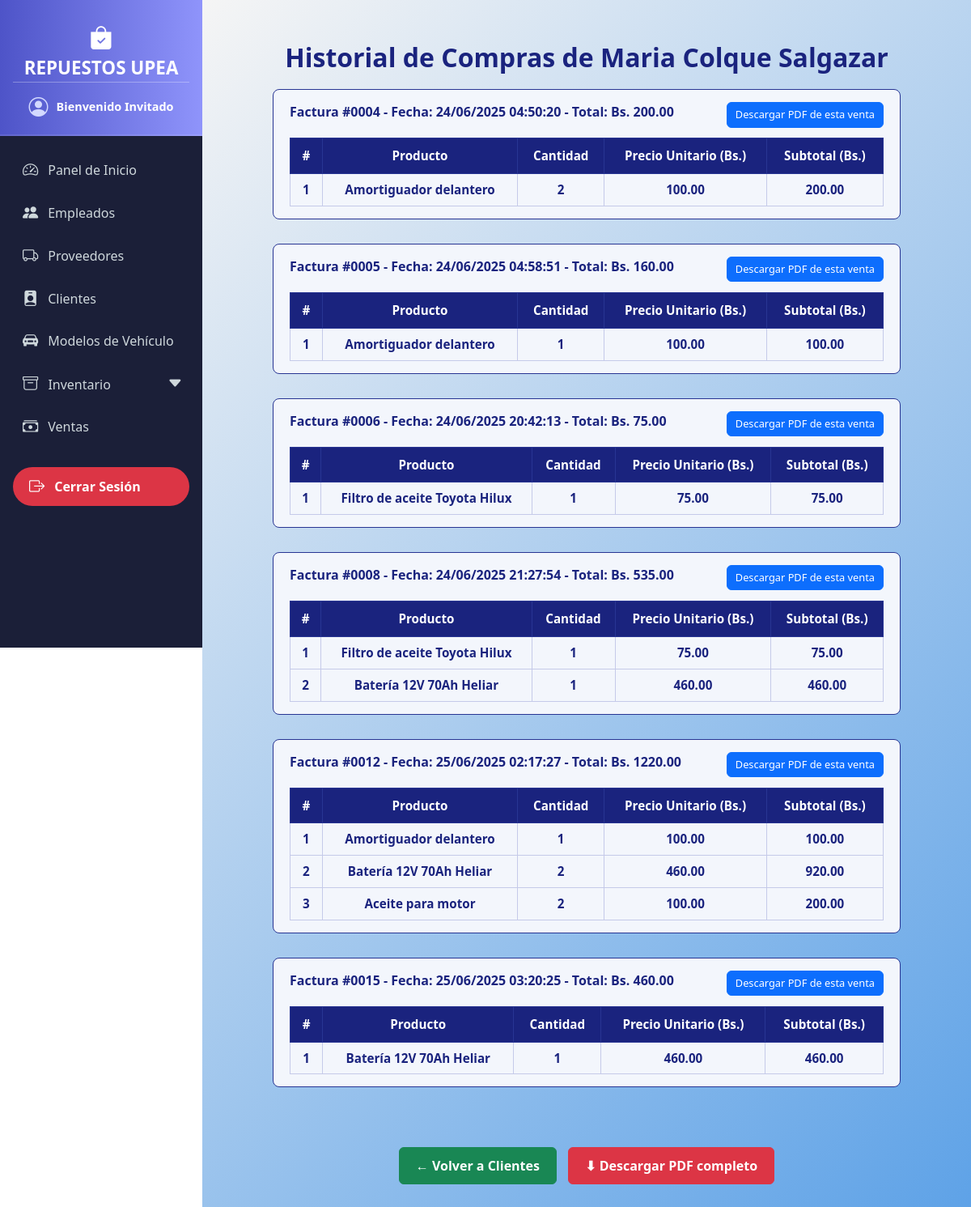
The app's page /clientes/2/historial, older data.
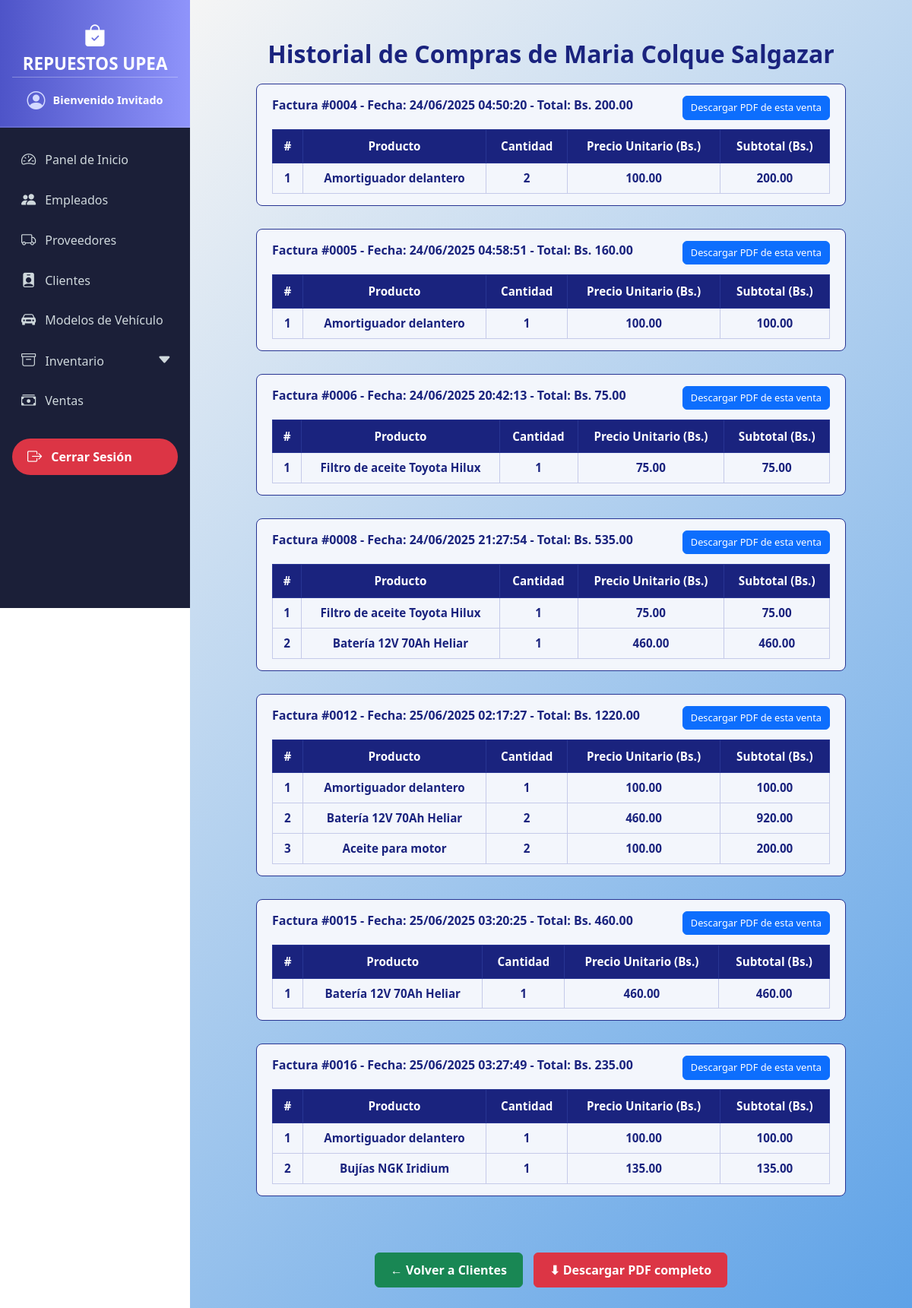
The same page, newer data.
### models/venta_model.py (models this page shows, shortened)
class Venta(db.Model):
    __tablename__ = "ventas"
    id = db.Column(db.Integer, primary_key=True)
    fecha = db.Column(db.DateTime, default=datetime.utcnow, nullable=False)
    cliente_id = db.Column(db.Integer, db.ForeignKey("clientes.id"))
    empleado_id = db.Column(db.Integer, db.ForeignKey("empleados.id"))
    metodo_pago = db.Column(db.String(50), nullable=False)
    modelo_vehiculo_id = db.Column(db.Integer, db.ForeignKey("modelos_vehiculos.id"), nullable=True)
    total = db.Column(db.Float, nullable=False)
    cliente = db.relationship("Cliente", back_populates="ventas")
    empleado = db.relationship("Empleado", back_populates="ventas")
    detalles = db.relationship("DetalleVenta", back_populates="venta", cascade="all, delete-orphan")
    modelo_vehiculo = db.relationship("ModeloVehiculo", back_populates="ventas")
    def delete(self):
        db.session.delete(self)
        db.session.commit()

### models/detalle_venta_model.py (models this page shows, shortened)
class DetalleVenta(db.Model):
    __tablename__ = "detalle_venta"
    id = db.Column(db.Integer, primary_key=True)
    venta_id = db.Column(db.Integer, db.ForeignKey("ventas.id"))
    producto_id = db.Column(db.Integer, db.ForeignKey("productos.id"))
    cantidad = db.Column(db.Integer, nullable=False)
    precio_unitario = db.Column(db.Float, nullable=False)
    subtotal = db.Column(db.Float, nullable=False)
    venta = db.relationship("Venta", back_populates="detalles")
    producto = db.relationship("Producto", back_populates="detalles_venta")

### models/producto_model.py (models this page shows, shortened)
class Producto(db.Model):
    __tablename__ = "productos"
    id = db.Column(db.Integer, primary_key=True)
    nombre = db.Column(db.String(100), nullable=False)
    descripcion = db.Column(db.String(255))
    precio = db.Column(db.Float, nullable=False)
    stock = db.Column(db.Integer, nullable=False)
    imagen = db.Column(db.String(255), nullable=True)
    categoria_id = db.Column(db.Integer, db.ForeignKey("categorias.id"))
    categoria = db.relationship("Categoria", back_populates="productos")
    proveedores = db.relationship("ProductoProveedor", back_populates="producto")
    detalles_venta = db.relationship("DetalleVenta", back_populates="producto")

### controllers/cliente_controller.py (the view)
@cliente_bp.route('/<int:id>/historial')
def historial(id):
    cliente = Cliente.get_by_id(id)
    if not cliente:
        abort(404)
    return render_template('clientes/historial.html', cliente=cliente)

### models/cliente_model.py (called while the page is built)
    @staticmethod
    def get_by_id(id):
        return Cliente.query.get(id)

### run.py (called while the page is built)
@app.context_processor
def inject_active_path():
    def is_active(path):
        return 'active' if request.path == path else ''
    return dict(is_active=is_active)

@app.context_processor
def inject_carrito_count():
    carrito = session.get('carrito', {})
    total = sum(item['cantidad'] for item in carrito.values()) if carrito else 0
    return dict(carrito_count=total)

### templates/clientes/historial.html (shortened to what this page needs)
{% extends 'base.html' %}
{% block content %}
<div class="container" id="contenidoPDF">
  <h1 id="tituloPDF">Historial de Compras de {{ cliente.nombre }}</h1>
  <div id="ventasContenedor">
    {% if cliente.ventas %}
      {% for venta in cliente.ventas %}
      <div class="venta-block" id="venta-{{ venta.id }}">
        <div class="venta-header">
          Factura #{{ '%04d' | format(venta.id) }} - Fecha: {{ venta.fecha.strftime('%d/%m/%Y %H:%M:%S') }} - Total: Bs. {{ '%.2f'|format(venta.total) }}
        </div>
        <button class="btn btn-primary btn-venta-pdf" onclick="descargarVentaPDF('{{ venta.id }}', this)">
          Descargar PDF de esta venta
        </button>
        <div class="table-wrapper">
          <table>
            <thead>
              <tr>
                <th>#</th>
                <th>Producto</th>
                <th>Cantidad</th>
                <th>Precio Unitario (Bs.)</th>
                <th>Subtotal (Bs.)</th>
              </tr>
            </thead>
            <tbody>
              {% for detalle in venta.detalles %}
              <tr>
                <td>{{ loop.index }}</td>
                <td>{{ detalle.producto.nombre }}</td>
                <td>{{ detalle.cantidad }}</td>
                <td>{{ '%.2f'|format(detalle.precio_unitario) }}</td>
                <td>{{ '%.2f'|format(detalle.subtotal) }}</td>
              </tr>
              {% endfor %}
            </tbody>
          </table>
        </div>
      </div>
      {% endfor %}
    {% else %}
      <p style="text-align:center; color:#1a237e; font-style: italic;">No hay historial de compras para este cliente.</p>
    {% endif %}
  </div>
</div>
<div class="no-print text-center mt-4" id="botonesAccion">
  <a href="{{ url_for('cliente.index') }}" class="btn btn-success" style="padding: 10px 20px; font-weight: 700;">
    ← Volver a Clientes
  </a>
  <button onclick="descargarPDF()" class="btn btn-danger" style="padding: 10px 20px; font-weight: 700; margin-left: 10px;">
    ⬇ Descargar PDF completo
  </button>
</div>
{% endblock %}

Row changes from the older to the newer data that the page shows:
added Venta: id "0016", fecha "25/06/2025 03:27:49", total "235.00"
added DetalleVenta: producto.nombre "Amortiguador delantero", cantidad "1", precio_unitario "100.00", subtotal "100.00", shown under "0016"
added DetalleVenta: producto.nombre "Bujías NGK Iridium", cantidad "1", precio_unitario "135.00", subtotal "135.00", shown under "0016"
